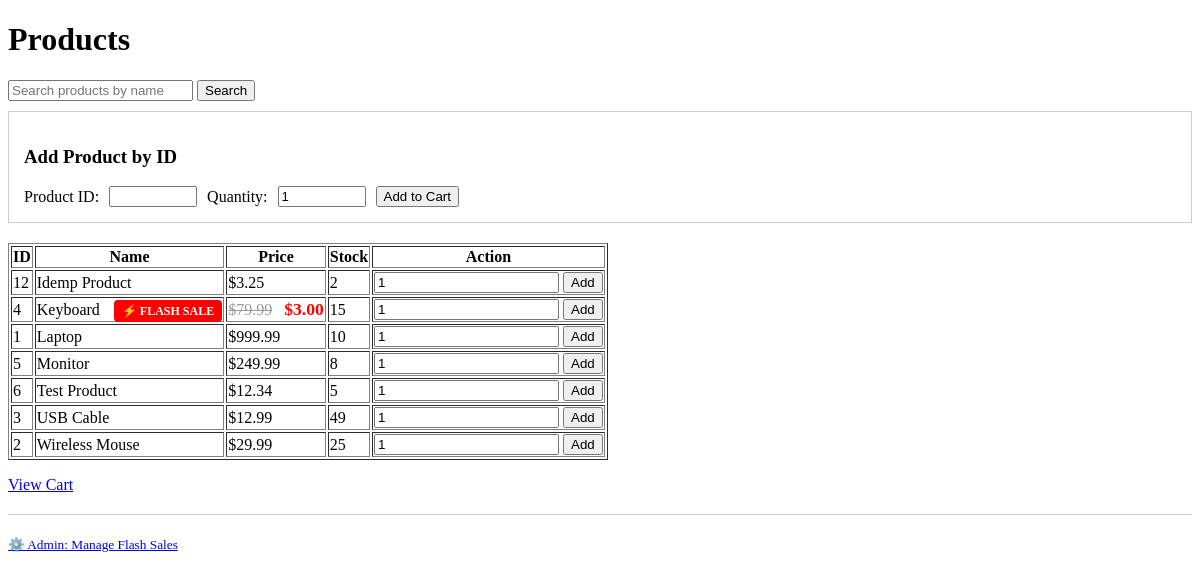
Page /products on the committed database.
### tables this page shows
CREATE TABLE product (
	id INTEGER PRIMARY KEY AUTOINCREMENT,
	name TEXT NOT NULL UNIQUE,
    price_cents INTEGER NOT NULL CHECK(price_cents >= 0),
    stock INTEGER NOT NULL CHECK(stock >= 0),
    active INTEGER NOT NULL DEFAULT 1 CHECK(active IN (0,1)),
    -- NEW: Flash sale columns
    flash_sale_active INTEGER DEFAULT 0,
    flash_sale_price_cents INTEGER
);

### src/app.py (the view)
    @app.route("/products")
    def products():
        q = request.args.get("q", "").strip()
        conn = get_conn()
        try:
            try:
                repo = AProductRepo(conn)
                if q:
                    rows = repo.search_products(q)
                else:
                    rows = repo.get_all_products()
            except Exception:
                rows = []
                flash(
                    "Product table not available. Partner A needs to add user/product schema and seed.",
                    "error",
                )
            return render_template("products.html", products=rows, q=q)
        finally:
            conn.close()

### src/dao.py (called while the page is built)
def get_connection(db_path: str) -> sqlite3.Connection:
    conn = sqlite3.connect(db_path)
    conn.row_factory = sqlite3.Row
    conn.execute("PRAGMA foreign_keys = ON")
    return conn

### src/product_repo.py (called while the page is built)
    def get_all_products(self):
        cursor = self.conn.execute(
            """SELECT id, name, price_cents, stock,
                      flash_sale_active, flash_sale_price_cents
               FROM product
               WHERE active = 1
               ORDER BY name"""
        )
        rows = cursor.fetchall()
        products = []
        for row in rows:
            product = dict(row)
            if product['flash_sale_active'] == 1 and product['flash_sale_price_cents']:
                product['original_price'] = product['price_cents']
                product['price_cents'] = product['flash_sale_price_cents']
                product['is_flash_sale'] = True
            else:
                product['is_flash_sale'] = False
            products.append(product)
        return products

### src/templates/products.html (shortened to what this page needs)
<!doctype html>
<html>
  <head>
  </head>
  <body>
    <h1>Products</h1>
    <form method="get" action="/products" style="margin: 10px 0;">
      <input type="text" name="q" placeholder="Search products by name" value="{{ q or '' }}">
      <button type="submit">Search</button>
    </form>
    <div style="margin-bottom: 20px; padding: 15px; border: 1px solid #ccc;">
      <h3>Add Product by ID</h3>
      <form method="post" action="/cart/add" style="display: flex; gap: 10px; align-items: center;">
          <label for="product_id">Product ID:</label>
          <input type="number" name="product_id" id="product_id" min="1" required style="width: 80px;">
          <label for="qty">Quantity:</label>
          <input type="number" name="qty" id="qty" min="1" value="1" required style="width: 80px;">
          <button type="submit">Add to Cart</button>
      </form>
    </div>
    <table border="1">
      <tr><th>ID</th><th>Name</th><th>Price</th><th>Stock</th><th>Action</th></tr>
      {% for p in products %}
        <tr>
          <td>{{ p.id }}</td>
          <td>
            {{ p.name }}
            {% if p.is_flash_sale %}
              <span class="flash-badge">⚡ FLASH SALE</span>
            {% endif %}
          </td>
          <td>
            {% if p.is_flash_sale %}
              <span class="original-price">${{ '%.2f' % (p.original_price / 100.0) }}</span>
              <span class="flash-price">${{ '%.2f' % (p.price_cents / 100.0) }}</span>
            {% else %}
              ${{ '%.2f' % (p.price_cents / 100.0) }}
            {% endif %}
          </td>
          <td>{{ p.stock }}</td>
          <td>
            <form method="post" action="/cart/add">
              <input type="number" name="qty" value="1" min="1">
              <button type="submit">Add</button>
            </form>
          </td>
        </tr>
      {% endfor %}
    </table>
    <p><a href="/cart">View Cart</a></p>
    <p style="margin-top: 20px; padding-top: 20px; border-top: 1px solid #ccc;">
      <small><a href="/admin/flash-sale">⚙️ Admin: Manage Flash Sales</a></small>
  </p>
  </body>
</html>

### src/templates/products.html (style rules this page uses)
.flash-badge { background-color: #ff0000; color: white; padding: 4px 8px; border-radius: 4px; font-weight: bold; font-size: 12px; margin-left: 10px; }
.original-price { text-decoration: line-through; color: #999; margin-right: 8px; }
.flash-price { color: #ff0000; font-weight: bold; font-size: 1.1em; }

### rows in the picture
product: id "12", name "Idemp Product", p.price_cents/100.0 "3.25", stock "2"
product: id "4", name "Keyboard", shows "⚡ FLASH SALE", p.original_price/100.0 "79.99", p.price_cents/100.0 "3.00", stock "15"
product: id "1", name "Laptop", p.price_cents/100.0 "999.99", stock "10"
product: id "5", name "Monitor", p.price_cents/100.0 "249.99", stock "8"
product: id "6", name "Test Product", p.price_cents/100.0 "12.34", stock "5"
product: id "3", name "USB Cable", p.price_cents/100.0 "12.99", stock "49"
product: id "2", name "Wireless Mouse", p.price_cents/100.0 "29.99", stock "25"
